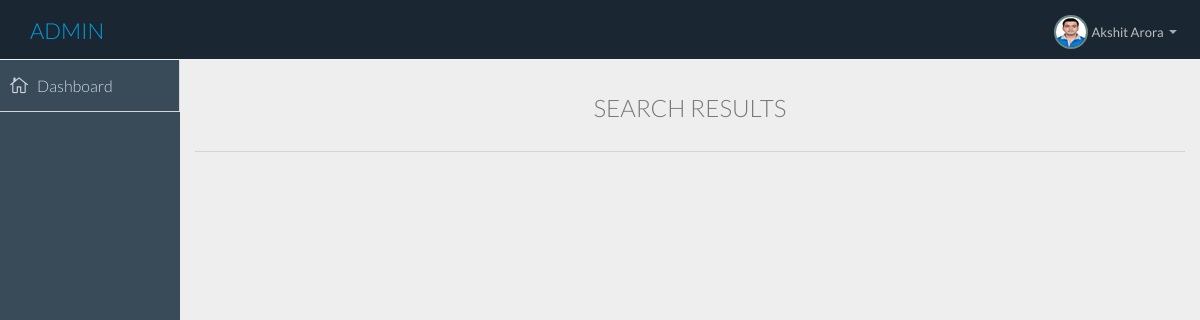
Before: /admin/search_student.php?regno=1000000007 (signed in) with the older database file.
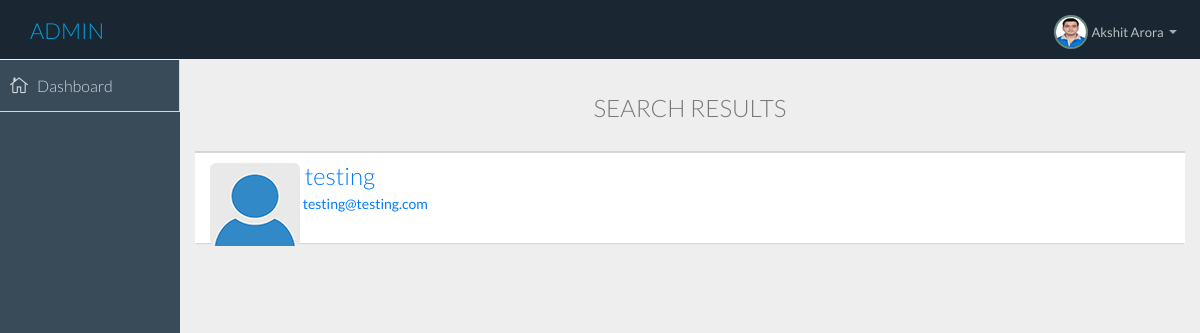
After: the same page with the newer database file.
### tables this page shows
CREATE TABLE IF NOT EXISTS `student` (
  `sid` int(11) NOT NULL,
  `timestamp` timestamp NOT NULL DEFAULT CURRENT_TIMESTAMP,
  `regno` int(11) NOT NULL,
  `sname` varchar(100) NOT NULL,
  `full_part` varchar(5) NOT NULL,
  `status` varchar(300) NOT NULL,
  `sdob` date NOT NULL,
  `semail` varchar(100) NOT NULL,
  `sbranch` varchar(4) DEFAULT NULL,
  `sdoa` date NOT NULL,
  `sdurb` date NOT NULL,
  `sthesis` varchar(500) NOT NULL,
  `sphone` varchar(200) NOT NULL,
  `comm_id` int(11) DEFAULT NULL,
  `slid` varchar(300) DEFAULT NULL,
  `def` int(11) NOT NULL DEFAULT '1'
);

### admin/search_student.php (the view, shortened to what this page needs)
<?php session_start();error_reporting(0);
if($_SESSION["loggedin"]=="yes" && $_SESSION["role"]=="admin"){
    require 'header.php';
    $conn = new mysqli("localhost", "root", "","phd");
?>
  <body>
  <section id="container" class="">
      <header class="header dark-bg">
            <div class="toggle-nav">
            </div>
            <a href="index.php" class="logo"><span class="lite">Admin</span></a>
           <div class="top-nav notification-row">
                <ul class="nav pull-right top-menu">
                    <li class="dropdown">
                        <a data-toggle="dropdown" class="dropdown-toggle" href="#">
                            <span class="profile-ava">
                                <img alt="" src="img/now/<?php
    $path = "img/now/".$_SESSION["id"]."1_small.jpg";
 if(file_exists($path)) {
   echo $_SESSION["id"];} else {
        echo "avatar";
    }?>1_small.jpg">
                            </span>
                            <span class="username"><?php echo $_SESSION["name"]; ?></span>
                            <b class="caret"></b>
                        </a>
                    </li>
                </ul>
            </div>
      </header>
      <aside>
          <div id="sidebar"  class="nav-collapse ">
              <ul class="sidebar-menu">
                  <li>
                      <a class="" href="index.php">
                          <i class="icon_house_alt"></i>
                          <span>Dashboard</span>
                      </a>
                  </li>
              </ul>
          </div>
      </aside>
      <section id="main-content">
          <section class="wrapper">
			  <div class="row">
				<div class="col-lg-12">
					<center><h3>SEARCH RESULTS</h3></center><br>
                  </div>
              </div>
              <div class="row">
<?php
    if((!isset($_GET["regno"]) && !isset($_GET["sname"]) && !isset($_GET["full_part"]) &&  !isset($_GET["status"]) && !isset($_GET["sthesis"]) && !isset($_GET["semail"]) && !isset($_GET["sphone"]) && !isset($_GET["sdob"])) || ( empty($_GET["regno"]) && empty($_GET["sname"]) && empty($_GET["full_part"]) &&  empty($_GET["status"]) && empty($_GET["sthesis"]) && empty($_GET["semail"]) && empty($_GET["sphone"]) && empty($_GET["sdob"]) ) ) {
        echo "<h4>&nbsp;&nbsp;&nbsp;&nbsp;No parameters to search</h4>";
} else {
        echo "<div class='col-sm-12 bootcards-list' id='list' data-title='students'>";
        $sql="SELECT * from student WHERE def=1";
        if(!empty($_GET["regno"]) && isset($_GET["regno"])) {
            $sql .= " AND regno=".$_GET["regno"];
        }
    if ($result=mysqli_query($conn,$sql))
    {
        echo "<div class='panel panel-default'>";
        echo "<div class='list-group'>";
  while ($row=mysqli_fetch_assoc($result))
    {
      echo "<a class='list-group-item' href='cinfo.php?regno="; echo $row["regno"]; echo "'>";
      echo "<img src='img/now/avatar1.png' class='img-rounded pull-left'/>
        <h3 class='list-group-item-heading'>&nbsp;";echo $row["sname"]; echo "</h3>";
      echo "<p class='list-group-item-text'>&nbsp;"; echo $row["semail"]; echo "</p><br>";
      echo "</a>";
    }
        echo "</div>";
        echo "</div>";
  mysqli_free_result($result); echo "</div>";
    }
    }
?>
              </div>
          </section>
      </section>
      </section>
  </body>
</html>
<?php
}
?>

### admin/header.php (shortened to what this page needs)
<!DOCTYPE html>
<html lang="en">
  <head>
    <link href="//cdnjs.cloudflare.com/ajax/libs/bootcards/1.1.1/css/bootcards-desktop.min.css" rel="stylesheet">
    <link href="css/bootstrap.min.css" rel="stylesheet">
    <link href="css/bootstrap-theme.css" rel="stylesheet">
    <link href="css/elegant-icons-style.css" rel="stylesheet" />
    <link href="css/font-awesome.min.css" rel="stylesheet" />
    <link href="css/style.css" rel="stylesheet">
    <link href="css/style-responsive.css" rel="stylesheet" />
  </head>

Changed rows visible on the page:
added student: sname "testing", semail "testing@testing.com"
